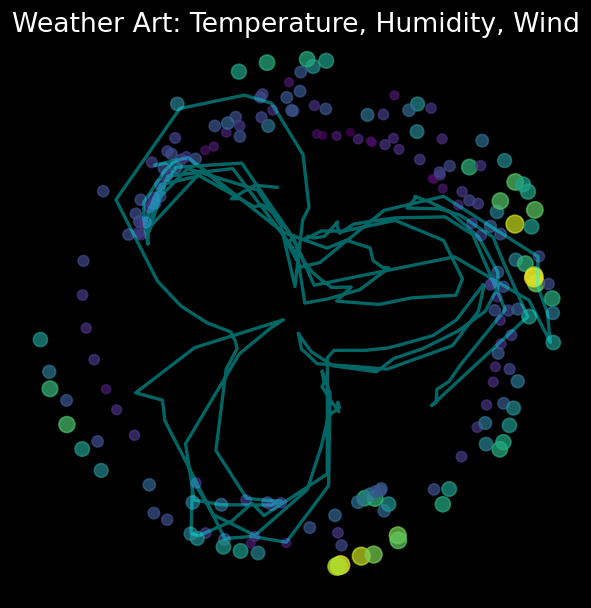

Reproduce this figure in Python.
import requests
import pandas as pd
import numpy as np
import matplotlib.pyplot as plt
from datetime import datetime, timedelta

# 1. Get weather data from Open-Meteo API
def fetch_weather_data(latitude, longitude, days=7):
    end_date = datetime.utcnow().date()
    start_date = end_date - timedelta(days=days)
    url = (
        "https://api.open-meteo.com/v1/forecast?"
        f"latitude={latitude}&longitude={longitude}"
        f"&start_date={start_date}&end_date={end_date}"
        "&hourly=temperature_2m,relative_humidity_2m,windspeed_10m"
        "&timezone=auto"
    )
    response = requests.get(url)
    data = response.json()
    df = pd.DataFrame({
        "time": data["hourly"]["time"],
        "temperature": data["hourly"]["temperature_2m"],
        "humidity": data["hourly"]["relative_humidity_2m"],
        "windspeed": data["hourly"]["windspeed_10m"]
    })
    df["time"] = pd.to_datetime(df["time"])
    return df

# 2. Data cleaning and processing
def clean_weather_data(df):
    df = df.dropna()
    df = df[(df["temperature"] > -50) & (df["temperature"] < 60)]
    # Normalize to 0-1
    for col in ["temperature", "humidity", "windspeed"]:
        mn, mx = df[col].min(), df[col].max()
        df[col+"_norm"] = (df[col] - mn) / (mx - mn)
    return df

# 3. Artistic visualization
def artistic_visualization(df, save_path="weather_art.png"):
    plt.figure(figsize=(12, 6), dpi=120)
    t = np.linspace(0, 2*np.pi, len(df))

    # Generate parameters based on temperature, humidity, and wind speed
    r = 1 + df["temperature_norm"].values * 2
    theta = t + df["humidity_norm"].values * np.pi
    colors = plt.cm.viridis(df["windspeed_norm"].values)

    # Polar coordinate abstract painting
    ax = plt.subplot(1, 1, 1, polar=True)
    ax.set_facecolor('black')
    c = ax.scatter(theta, r, c=colors, s=100*df["windspeed_norm"].values+20, alpha=0.7)

    # Fusion curve
    curve = r * np.sin(3*theta + df["windspeed_norm"].values * np.pi)
    ax.plot(theta, curve, color="cyan", alpha=0.4, lw=2)
    
    ax.set_xticks([])
    ax.set_yticks([])
    plt.title("Weather Art: Temperature, Humidity, Wind", color="white", fontsize=16)
    plt.savefig(save_path, bbox_inches="tight", facecolor='black')
    plt.show()

if __name__ == "__main__":
    # Taking Beijing as an example (can be replaced with other city coordinates)
    latitude, longitude = 39.9042, 116.4074
    print("Fetching data...")
    df = fetch_weather_data(latitude, longitude, days=7)
    df = clean_weather_data(df)
    artistic_visualization(df)